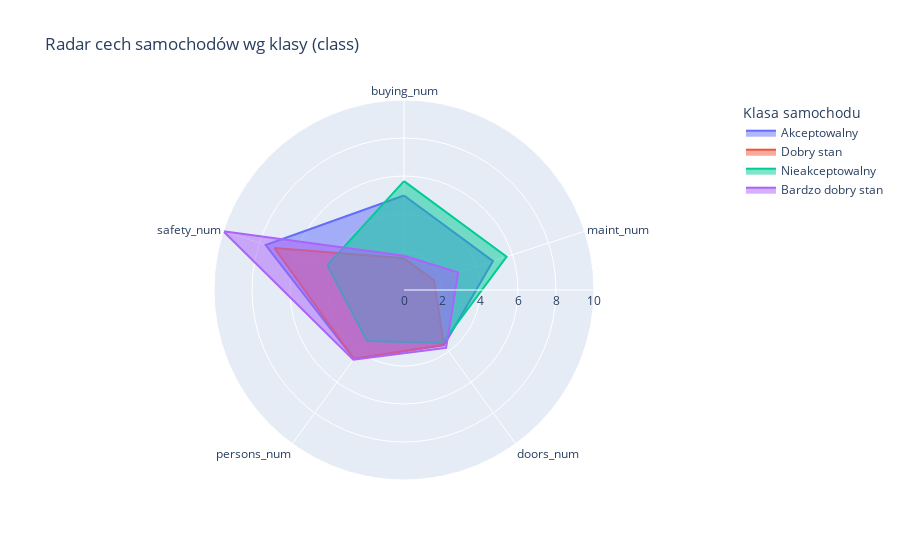

Notebook code for this chart:
### Code cell
group_means = (
    car_data.groupby("class")[["buying_num", "maint_num", "doors_num", "persons_num", "safety_num"]]
    .mean()
    .reset_index()
)

radar_df = group_means.melt(
    id_vars="class",
    var_name="Cecha",
    value_name="Wartość"
)

radar_df = radar_df.replace({'acc': 'Akceptowalny', "good": "Dobry stan", "unacc": "Nieakceptowalny", "vgood": "Bardzo dobry stan"})

fig_radar = px.line_polar(
    radar_df,
    r="Wartość",
    theta="Cecha",
    color="class",
    line_close=True,
    title="Radar cech samochodów wg klasy (class)"
)

fig_radar.update_polars(radialaxis=dict(range=[0, 10]))
fig_radar.update_layout(legend_title_text="Klasa samochodu")
fig_radar.update_traces(fill='toself')

fig_radar.show()

### Figure 1 — Plotly figure (JSON) as saved in the notebook; plotly's stock layout.template omitted (floating-point values rounded to 4 significant figures)
{"data": [{"fill": "toself", "hovertemplate": "class=Akceptowalny<br>Wartość=%{r}<br>Cecha=%{theta}<extra></extra>", "legendgroup": "Akceptowalny", "line": {"color": "#636efa", "dash": "solid"}, "marker": {"symbol": "circle"}, "mode": "lines", "name": "Akceptowalny", "r": [4.974, 4.927, 3.586, 4.484, 7.656, 4.974], "showlegend": true, "subplot": "polar", "theta": ["buying_num", "maint_num", "doors_num", "persons_num", "safety_num", "buying_num"], "type": "scatterpolar"}, {"fill": "toself", "hovertemplate": "class=Dobry stan<br>Wartość=%{r}<br>Cecha=%{theta}<extra></extra>", "legendgroup": "Dobry stan", "line": {"color": "#EF553B", "dash": "solid"}, "marker": {"symbol": "circle"}, "mode": "lines", "name": "Dobry stan", "r": [1.667, 1.667, 3.565, 4.478, 7.174, 1.667], "showlegend": true, "subplot": "polar", "theta": ["buying_num", "maint_num", "doors_num", "persons_num", "safety_num", "buying_num"], "type": "scatterpolar"}, {"fill": "toself", "hovertemplate": "class=Nieakceptowalny<br>Wartość=%{r}<br>Cecha=%{theta}<extra></extra>", "legendgroup": "Nieakceptowalny", "line": {"color": "#00cc96", "dash": "solid"}, "marker": {"symbol": "circle"}, "mode": "lines", "name": "Nieakceptowalny", "r": [5.727, 5.678, 3.455, 3.314, 4.24, 5.727], "showlegend": true, "subplot": "polar", "theta": ["buying_num", "maint_num", "doors_num", "persons_num", "safety_num", "buying_num"], "type": "scatterpolar"}, {"fill": "toself", "hovertemplate": "class=Bardzo dobry stan<br>Wartość=%{r}<br>Cecha=%{theta}<extra></extra>", "legendgroup": "Bardzo dobry stan", "line": {"color": "#ab63fa", "dash": "solid"}, "marker": {"symbol": "circle"}, "mode": "lines", "name": "Bardzo dobry stan", "r": [1.8, 3.0, 3.769, 4.538, 10.0, 1.8], "showlegend": true, "subplot": "polar", "theta": ["buying_num", "maint_num", "doors_num", "persons_num", "safety_num", "buying_num"], "type": "scatterpolar"}], "layout": {"legend": {"title": {"text": "Klasa samochodu"}, "tracegroupgap": 0}, "polar": {"angularaxis": {"direction": "clockwise", "rotation": 90}, "domain": {"x": [0, 1], "y": [0, 1]}, "radialaxis": {"range": [0, 10]}}, "title": {"text": "Radar cech samochodów wg klasy (class)"}}}
